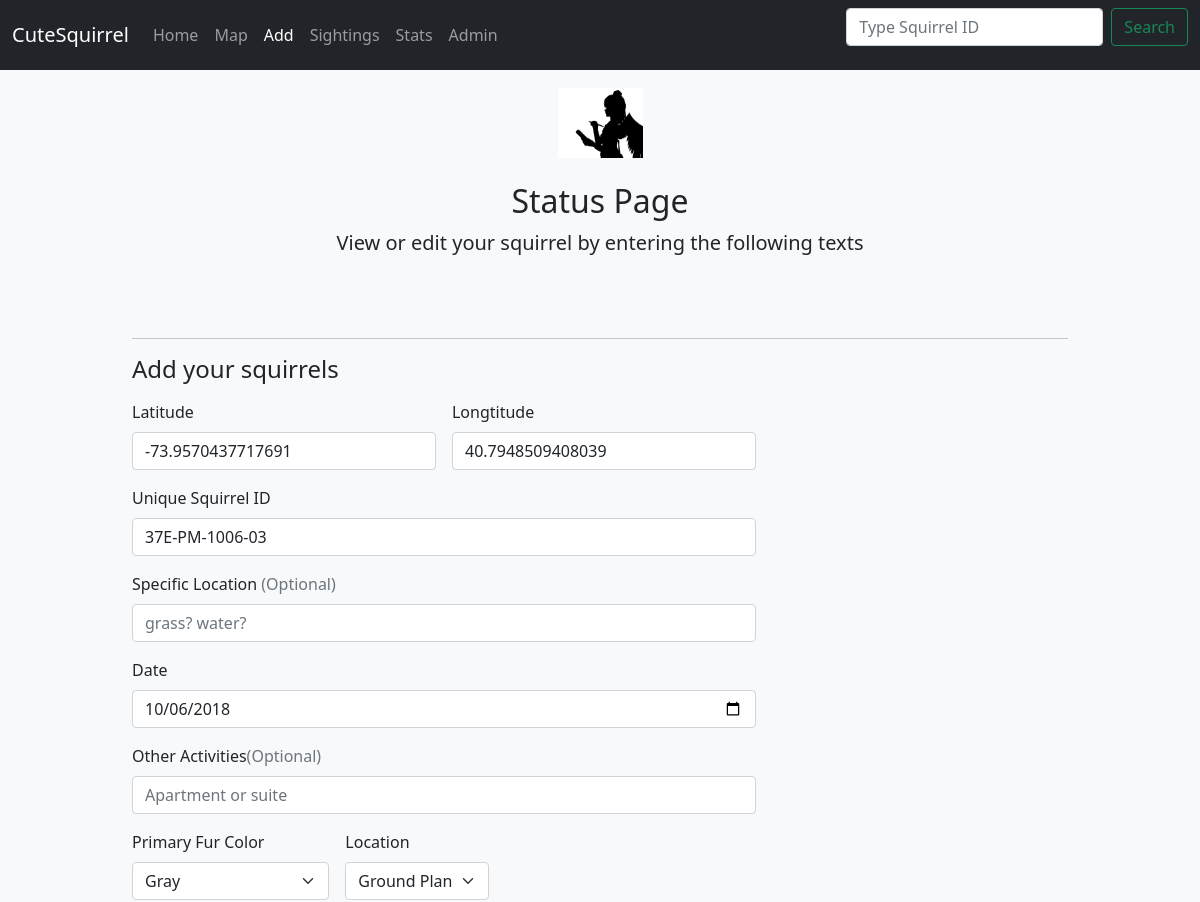
Page /sightings/37E-PM-1006-03/ (upper part) on the earlier database version.
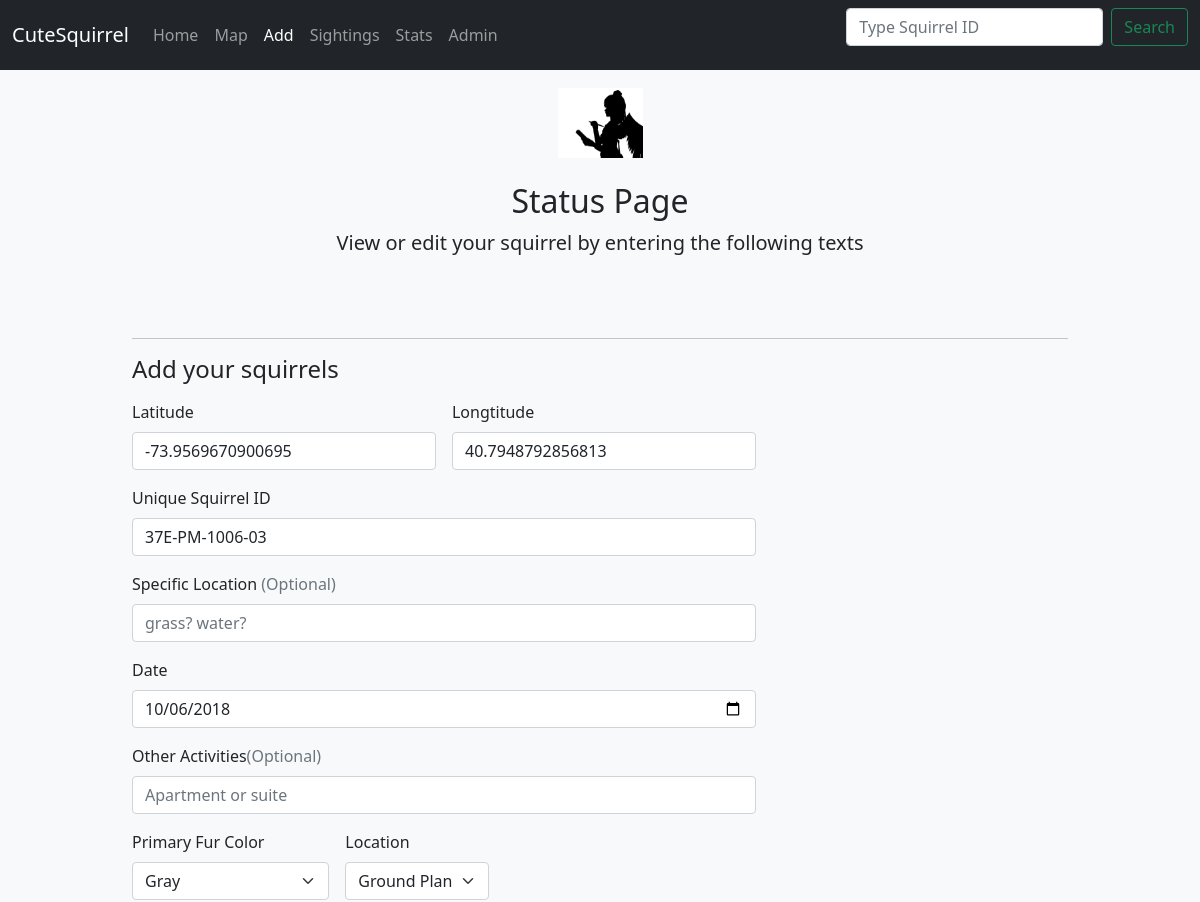
Same page on the later database version.
### squirrel/models.py (models this page shows, shortened)
class biaoge(models.Model):
    xx = models.FloatField (help_text = ('Latitude'), null = True)
    yy = models.FloatField (help_text = ('Longtitude'), null = True)
    Unique_Squirrel_ID = models.CharField(max_length = 100, help_text = ('The Unique Squirrel ID'), unique = True, primary_key = True)
    ADULT, JUVENILE = 'Adult', 'Juvenile'
    AGE_CHOICES = ((ADULT,'Adult'), (JUVENILE,'Juvenile'))
    age = models.CharField(max_length = 100, help_text = ('Age'), choices = AGE_CHOICES, null = True)
    PM, AM = 'PM', 'AM'
    SHIFT_CHOICES = ((PM,'PM'), (AM,'AM'))
    shift = models.CharField(max_length = 100, default='', help_text = ('Shift'), choices = SHIFT_CHOICES, null = True)
    date = models.DateField(default='1000-10-10', help_text = ('date'), null = True)
    GRAY, CINNAMON, BLACK = 'Gray', 'Cinnamon', 'Black'
    FUR_COLOR_CHOICES = ((GRAY,'Gray'), (CINNAMON,'Cinnamon'), (BLACK,'Black'))
    primary_fur_color = models.CharField(max_length = 100, help_text = ('Primary Fur Color'), choices = FUR_COLOR_CHOICES, null = True)
    GROUND_PLANE, ABOVE_GROUND = 'Ground Plane', 'Above Ground'
    LOCATION_CHOICES = ((GROUND_PLANE,'Ground Plane'),(ABOVE_GROUND,'Above Ground'))
    location = models.CharField(max_length = 100, help_text = ('Location'), choices = LOCATION_CHOICES, null = True)
    specific_location = models.CharField(max_length = 100, help_text = ('Specific Location'), null = True)
    foraging = models.BooleanField(help_text = ('Foraging'), default = False)
    climbing = models.BooleanField(help_text = ('Climbing'), default = False)
    eating = models.BooleanField(help_text = ('Eating'), default = False)
    running = models.BooleanField(help_text = ('Running'), default = False)
    chasing = models.BooleanField(help_text = ('Chasing'), default = False)
    other_activities = models.CharField(max_length = 100, help_text = ('Other Activities'), default = '', null = True)
    kuks = models.BooleanField(help_text = ('Kuks'), default = False)
    quaas = models.BooleanField(help_text = ('Quaas'), default = False)
    tail_twitches = models.BooleanField(help_text = ('Tail Twitches'), default = False)
    tail_flags = models.BooleanField(help_text = ('Tail Flags'), default = False)
    approaches = models.BooleanField(help_text = ('Approaches'), default = False)
    indifferent = models.BooleanField(help_text = ('Indifferent'), default = False)
    runs_from = models.BooleanField(help_text = ('Runs From'), default = False)
    moans = models.BooleanField(help_text= ('Moans'), default = False)
    profile_image = models.ImageField(help_text= ('Profile Picture'), upload_to = "img/", null = True)
    have_image = models.BooleanField(help_text=('Please check it on if there is an image for this squirrel'), default = False)

### squirrel/views.py (the view)
# urls.py: path('sightings/<str:squirrel_id>/', views.edit),
def edit(request, squirrel_id):
    create_2 = biaoge.objects.get(pk = squirrel_id)
    if request.method == "POST":
        create_2.xx = request.POST.get('latitude', 0)
        create_2.yy = request.POST.get('longtitude', 0)
        create_2.Unique_Squirrel_ID = request.POST.get('Unique_Squirrel_ID', 00-00-0000-00)
        create_2.shift = request.POST.get('shift', None)
        create_2.date = request.POST.get('date', 1000-10-10)
        create_2.age = request.POST.get('age', None)
        create_2.primary_fur_color = request.POST.get('primary_fur_color', None)
        create_2.location = request.POST.get('location',None)
        create_2.specific_location = request.POST.get('specific_location', None)
        create_2.other_activities = request.POST.get('other_activities',None)
        create_2.running = request.POST.get('running', False)
        create_2.chasing = request.POST.get('chasing', False)
        create_2.climbing = request.POST.get('climbing', False)
        create_2.eating = request.POST.get('eating', False)
        create_2.foraging = request.POST.get('foraging', False)
        create_2.kuks = request.POST.get('kuks', False)
        create_2.quaas = request.POST.get('quaas', False)
        create_2.tail_flags = request.POST.get('tail_flags', False)
        create_2.tail_twitches = request.POST.get('tail_twitches', False)
        create_2.approaches = request.POST.get('approaches', False)
        create_2.indifferent = request.POST.get('indifferent', False)
        create_2.runs_from = request.POST.get('runs_from', False)
        create_2.moans = request.POST.get('moans', False)
        create_2.have_image = request.POST.get('have_image', False)
        if request.FILES.get('profile_image', None):
            create_2.profile_image = request.FILES.get('profile_image', None)
        create_2.save()
        return redirect(f'/success')
    else:
        context = {'squirrels':create_2, 'method':'POST', 'sssss': 'sssss.jpg'}
        return render(request, 'htmls/edit.html', context)

### squirrel/templates/htmls/edit.html (shortened to what this page needs)
{% load static %}
<!doctype html>
<html lang="en">
  <head>
 <link href="https://cdn.jsdelivr.net/npm/bootstrap@5.0.0-beta2/dist/css/bootstrap.min.css" rel="stylesheet">
<header>
  <nav class="navbar navbar-expand-md navbar-dark fixed-top bg-dark">
    <div class="container-fluid">
      <a class="navbar-brand" href="/">CuteSquirrel</a>
      <div class="collapse navbar-collapse" id="navbarCollapse">
        <ul class="navbar-nav me-auto mb-2 mb-md-0">
          <li class="nav-item">
            <a class="nav-link" aria-current="page" href="/">Home</a>
          </li>
          <li class="nav-item">
            <a class="nav-link" href="/map">Map</a>
          </li>
          <li class="nav-item">
            <a class="nav-link active" href="/sightings/add">Add</a>
          </li>
          <li class="nav-item">
            <a class="nav-link" href="/sightings">Sightings</a>
          </li>
          <li class="nav-item">
            <a class="nav-link" href="/sightings/stats">Stats</a>
          </li>
          <li class="nav-item">
            <a class="nav-link" href="/admin" tabindex="-1" aria-disabled="true">Admin</a>
          </li>
        </ul>
        <form method="get" action="/search/" class="d-flex">
          <input class="form-control me-2" type="search" name="search" placeholder="Type Squirrel ID" aria-label="Search">
          <button class="btn btn-outline-success" type="submit">Search</button>
        </form>
      </div>
    </div>
  </nav>
</header>
    <link href="{% static 'form-validation.css' %}" rel="stylesheet">
  </head>
  <body class="bg-light">
    <div><p><br></p></div>
<div class="container">
  <main>
    <div class="py-5 text-center">
      <img class="d-block mx-auto mb-4" src="{% get_media_prefix %}{{ sssss }}" alt="" width="85" height="70"></img>
      <h2>Status Page</h2>
      <p class="lead">    View or edit your squirrel by entering the following texts</p>
    </div>
    <hr />
      <div class="col-md-7 col-lg-8">
        <h4 class="mb-3">Add your squirrels</h4>
        <form class="needs-validation" novalidate method='POST' enctype="multipart/form-data">
          <div class="row g-3">
            <div class="col-sm-6">
              <label for="latitude" class="form-label">Latitude</label>
              <input type="text" class="form-control" id="latitude" placeholder="" value="{{ squirrels.xx }}" name = "latitude" required pattern="^[-+]?[0-9]*\.?[0-9]+$">
            </div>
            <div class="col-sm-6">
              <label for="longtitude" class="form-label">Longtitude</label>
              <input type="text" class="form-control" id="longtitude" placeholder="" value="{{ squirrels.yy }}" name = "longtitude" required pattern="^[-+]?[0-9]*\.?[0-9]+$">
            </div>
            <div class="col-12">
              <label for="Unique_Squirrel_ID" class="form-label">Unique Squirrel ID</label>
              <div class="input-group has-validation">
                <input type="text" class="form-control" id="Unique_Squirrel_ID" placeholder="1A-BC-2345-06" name = "Unique_Squirrel_ID"
                value = "{{ squirrels.Unique_Squirrel_ID }}"
                required>
              </div>
            </div>
            <div class="col-12">
              <label for="specific_location" class="form-label">Specific Location <span class="text-muted">(Optional)</span></label>
              <input type="text" class="form-control" id="specific_location" placeholder="grass? water?" name = "specific_location" value="{{squirrels.specific_location}}">
            </div>
            <div class="col-12">
              <label for="date" class="form-label">Date </label>
              <input type="date" id="date" class="form-control" placeholder="yyyy-mm-dd" name = "date" value= "{{ squirrels.date |date:'Y-m-d'}}" required>
            </div>
            <div class="col-12">
              <label for="other_activities" class="form-label">Other Activities<span class="text-muted">(Optional)</span></label>
              <input type="text" class="form-control" id="other_activities" placeholder="Apartment or suite" name="other_activities"
              value = "{{ squirrels.other_activities }}">
            </div>
            {% if squirrel.primary_fur_color == Gray %}
            <div class="col-md-4">
              <label for="country" class="form-label">Primary Fur Color</label>
              <select class="form-select" id="country" name= "primary_fur_color" value= "{{ squirrels.primary_fur_color }}"required >
                <option value="Gray" selected >Gray</option>
              </select>
            </div>
            {% endif %}
            {% if squirrel.location == "Above Ground" %}
            <div class="col-md-3">
              <label for="country" class="form-label">Location</label>
              <select class="form-select" id="country" name="location" value="{{squirrels.location}}" required>
                <option value="">Choose...</option>
                <option value="Ground Plane">Ground Plane</option>
                <option value="Above Ground" selected>Above Ground</option>
              </select>
              <div class="invalid-feedback">
                Please select a valid shift.
              </div>
            </div>
             {% else %}
             <div class="col-md-3">
              <label for="country" class="form-label">Location</label>
              <select class="form-select" id="country" name="location" value="{{squirrels.location}}" required>
                <option value="Ground Plane"selected>Ground Plane</option>
              </select>
            </div>
             {% endif %}
        </form>
      </div>
    </div>
  </body>
</html>

### static/form-validation.css (style rules this page uses)
.container { max-width: 960px; }

Differences in the rows shown:
changed biaoge "37E-PM-1006-03": latitude "-73.9570437717691" → "-73.9569670900695"; longtitude "40.7948509408039" → "40.7948792856813"
